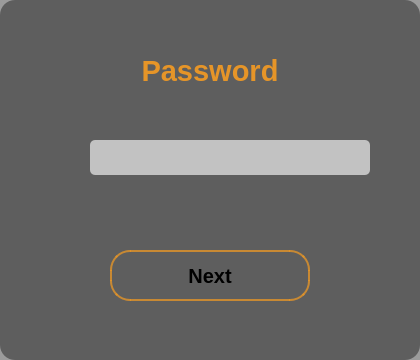
  <widget class="QGroupBox" name="VerificationBox">
   <property name="geometry">
    <rect>
     <x>390</x>
     <y>195</y>
     <width>420</width>
     <height>360</height>
    </rect>
   </property>
   <property name="sizePolicy">
    <sizepolicy hsizetype="Preferred" vsizetype="Preferred">
     <horstretch>0</horstretch>
     <verstretch>0</verstretch>
    </sizepolicy>
   </property>
   <property name="layoutDirection">
    <enum>Qt::LeftToRight</enum>
   </property>
   <property name="autoFillBackground">
    <bool>false</bool>
   </property>
   <property name="styleSheet">
    <string notr="true">background-color:rgba(0, 0, 0, 100);
background-position:left;
border: none;
border-radius: 15px;</string>
   </property>
   <property name="title">
    <string/>
   </property>
   <property name="alignment">
    <set>Qt::AlignCenter</set>
   </property>
   <widget class="QPushButton" name="NextButton">
    <property name="geometry">
     <rect>
      <x>110</x>
      <y>250</y>
      <width>200</width>
      <height>51</height>
     </rect>
    </property>
    <property name="sizePolicy">
     <sizepolicy hsizetype="Minimum" vsizetype="Fixed">
      <horstretch>0</horstretch>
      <verstretch>0</verstretch>
     </sizepolicy>
    </property>
    <property name="font">
     <font>
      <family>Segoe UI</family>
      <pointsize>15</pointsize>
      <italic>false</italic>
      <bold>true</bold>
     </font>
    </property>
    <property name="cursor">
     <cursorShape>PointingHandCursor</cursorShape>
    </property>
    <property name="mouseTracking">
     <bool>true</bool>
    </property>
    <property name="layoutDirection">
     <enum>Qt::LeftToRight</enum>
    </property>
    <property name="styleSheet">
     <string notr="true">#NextButton
{
background:none;
border:2px solid rgba(230, 149, 40, 200);
border-radius:20px;
}
#NextButton:hover
{
background:rgba(230, 149, 40, 200);
}</string>
    </property>
    <property name="text">
     <string>Next</string>
    </property>
    <property name="autoRepeatInterval">
     <number>-1</number>
    </property>
   </widget>
   <widget class="QLineEdit" name="VPassword">
    <property name="geometry">
     <rect>
      <x>90</x>
      <y>140</y>
      <width>280</width>
      <height>35</height>
     </rect>
    </property>
    <property name="sizePolicy">
     <sizepolicy hsizetype="Expanding" vsizetype="Fixed">
      <horstretch>0</horstretch>
      <verstretch>0</verstretch>
     </sizepolicy>
    </property>
    <property name="font">
     <font>
      <family>Segoe UI</family>
      <pointsize>12</pointsize>
     </font>
    </property>
    <property name="cursor">
     <cursorShape>IBeamCursor</cursorShape>
    </property>
    <property name="styleSheet">
     <string notr="true">background:rgb(194, 194, 194);
border:none;
color:black;
border-radius:none;
border-radius:5px;</string>
    </property>
    <property name="text">
     <string/>
    </property>
    <property name="echoMode">
     <enum>QLineEdit::Password</enum>
    </property>
    <property name="alignment">
     <set>Qt::AlignCenter</set>
    </property>
    <property name="cursorMoveStyle">
     <enum>Qt::LogicalMoveStyle</enum>
    </property>
    <property name="clearButtonEnabled">
     <bool>true</bool>
    </property>
   </widget>
   <widget class="QLabel" name="textPassword">
    <property name="geometry">
     <rect>
      <x>60</x>
      <y>30</y>
      <width>300</width>
      <height>81</height>
     </rect>
    </property>
    <property name="font">
     <font>
      <family>Segoe UI</family>
      <pointsize>22</pointsize>
      <italic>false</italic>
      <bold>true</bold>
     </font>
    </property>
    <property name="focusPolicy">
     <enum>Qt::NoFocus</enum>
    </property>
    <property name="contextMenuPolicy">
     <enum>Qt::DefaultContextMenu</enum>
    </property>
    <property name="autoFillBackground">
     <bool>false</bool>
    </property>
    <property name="styleSheet">
     <string notr="true">background:none;
border:none;
color:rgb(230, 149, 40);</string>
    </property>
    <property name="lineWidth">
     <number>0</number>
    </property>
    <property name="text">
     <string>Password</string>
    </property>
    <property name="scaledContents">
     <bool>false</bool>
    </property>
    <property name="alignment">
     <set>Qt::AlignCenter</set>
    </property>
    <property name="wordWrap">
     <bool>false</bool>
    </property>
   </widget>
   <widget class="QLabel" name="PWicon">
    <property name="geometry">
     <rect>
      <x>40</x>
      <y>140</y>
      <width>31</width>
      <height>31</height>
     </rect>
    </property>
    <property name="styleSheet">
     <string notr="true">background:none;</string>
    </property>
    <property name="text">
     <string/>
    </property>
    <property name="pixmap">
     <pixmap resource="images.qrc">:/passwordicon.png</pixmap>
    </property>
    <property name="scaledContents">
     <bool>true</bool>
    </property>
   </widget>
   <widget class="QPushButton" name="ShowHidePW">
    <property name="geometry">
     <rect>
      <x>330</x>
      <y>190</y>
      <width>41</width>
      <height>21</height>
     </rect>
    </property>
    <property name="cursor">
     <cursorShape>PointingHandCursor</cursorShape>
    </property>
    <property name="mouseTracking">
     <bool>true</bool>
    </property>
    <property name="styleSheet">
     <string notr="true">background:none;
border:none;</string>
    </property>
    <property name="text">
     <string/>
    </property>
    <property name="icon">
     <iconset resource="photos.qrc">
      <normaloff>:/OpenEye.png</normaloff>:/OpenEye.png</iconset>
    </property>
    <property name="iconSize">
     <size>
      <width>25</width>
      <height>30</height>
     </size>
    </property>
   </widget>
  </widget>
